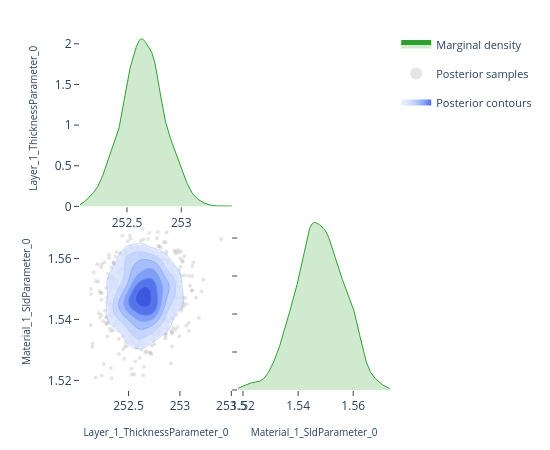

Notebook code cell kept with this figure:
### Code cell
# ---- Pairwise focus: thickness vs SLD ---------------------------------------
# A 2-parameter corner plot zooms in on the joint posterior for a specific
# pair.  This is the same view the EasyReflectometryApp's "2D Heatmap"
# sub-tab uses to inspect parameter degeneracies.


params_of_interest = ['Layer_1_ThicknessParameter_0', 'Material_1_SldParameter_0']
idx = [posterior.param_names.index(p) for p in params_of_interest]
subset_draws = np.asarray(posterior.draws)[:, idx]

fig = plot_corner(subset_draws, params_of_interest)
fig.show()

### Figure 1 — Plotly figure (JSON) as saved in the notebook; plotly's stock layout.template omitted (floating-point values rounded to 4 significant figures; data arrays with more than 128 entries replaced by an {"elided": "..."} marker saying what was removed)
{"data": [{"fill": "tozeroy", "fillcolor": "rgba(44, 160, 44, 0.22)", "hoverinfo": "skip", "legendgroup": "marginal", "line": {"color": "rgb(44, 160, 44)", "width": 1}, "mode": "lines", "name": "Marginal density", "showlegend": true, "type": "scatter", "x": {"elided": "256 float values"}, "xaxis": "x", "y": {"elided": "256 float values"}, "yaxis": "y"}, {"hoverinfo": "skip", "legendgroup": "scatter", "marker": {"color": "rgba(140, 140, 140, 0.22)", "size": 4}, "mode": "markers", "name": "Posterior samples", "showlegend": true, "type": "scatter", "x": {"elided": "880 float values"}, "xaxis": "x3", "y": {"elided": "880 float values"}, "yaxis": "y3", "zorder": 0}, {"colorscale": [[0.0, "rgba(224, 233, 255, 0.62)"], [0.35, "rgba(183, 203, 255, 0.70)"], [0.6, "rgba(138, 169, 252, 0.78)"], [0.82, "rgba(96, 131, 242, 0.84)"], [1.0, "rgba(58, 86, 224, 0.90)"]], "connectgaps": false, "contours": {"coloring": "fill", "end": 81.53, "showlabels": false, "showlines": false, "size": 12.87, "start": 17.16}, "hoverinfo": "skip", "legendgroup": "contour", "name": "Posterior contours", "showlegend": true, "showscale": false, "type": "contour", "x": [252.1, 252.1, 252.1, 252.1, 252.1, 252.2, 252.2, 252.2, 252.2, 252.2, 252.2, 252.3, 252.3, 252.3, 252.3, 252.3, 252.4, 252.4, 252.4, 252.4, 252.4, 252.4, 252.5, 252.5, 252.5, 252.5, 252.5, 252.5, 252.6, 252.6, 252.6, 252.6, 252.6, 252.7, 252.7, 252.7, 252.7, 252.7, 252.7, 252.8, 252.8, 252.8, 252.8, 252.8, 252.8, 252.9, 252.9, 252.9, 252.9, 252.9, 253.0, 253.0, 253.0, 253.0, 253.0, 253.0, 253.1, 253.1, 253.1, 253.1, 253.1, 253.1, 253.2, 253.2, 253.2, 253.2, 253.2, 253.3, 253.3, 253.3, 253.3, 253.3, 253.3, 253.4, 253.4, 253.4, 253.4, 253.4, 253.4, 253.5], "xaxis": "x3", "y": [1.518, 1.519, 1.52, 1.52, 1.521, 1.522, 1.522, 1.523, 1.524, 1.525, 1.525, 1.526, 1.527, 1.527, 1.528, 1.529, 1.529, 1.53, 1.531, 1.531, 1.532, 1.533, 1.534, 1.534, 1.535, 1.536, 1.536, 1.537, 1.538, 1.538, 1.539, 1.54, 1.541, 1.541, 1.542, 1.543, 1.543, 1.544, 1.545, 1.545, 1.546, 1.547, 1.548, 1.548, 1.549, 1.55, 1.55, 1.551, 1.552, 1.552, 1.553, 1.554, 1.555, 1.555, 1.556, 1.557, 1.557, 1.558, 1.559, 1.559, 1.56, 1.561, 1.561, 1.562, 1.563, 1.564, 1.564, 1.565, 1.566, 1.566, 1.567, 1.568, 1.568, 1.569, 1.57, 1.571, 1.571, 1.572, 1.573, 1.573], "yaxis": "y3", "z": {"elided": "80x80 float values"}, "zmax": 81.53, "zmin": 17.16, "zorder": 1}, {"colorscale": [[0.0, "rgba(183, 203, 255, 0.94)"], [0.35, "rgba(183, 203, 255, 0.94)"], [0.35, "rgba(138, 169, 252, 0.95)"], [0.6, "rgba(138, 169, 252, 0.95)"], [0.6, "rgba(96, 131, 242, 0.96)"], [0.82, "rgba(96, 131, 242, 0.96)"], [0.82, "rgba(58, 86, 224, 0.98)"], [1.0, "rgba(58, 86, 224, 0.98)"]], "contours": {"coloring": "lines", "end": 81.53, "showlabels": false, "size": 12.87, "start": 17.16}, "hoverinfo": "skip", "legendgroup": "contour", "line": {"width": 0.9}, "showlegend": false, "showscale": false, "type": "contour", "x": [252.1, 252.1, 252.1, 252.1, 252.1, 252.2, 252.2, 252.2, 252.2, 252.2, 252.2, 252.3, 252.3, 252.3, 252.3, 252.3, 252.4, 252.4, 252.4, 252.4, 252.4, 252.4, 252.5, 252.5, 252.5, 252.5, 252.5, 252.5, 252.6, 252.6, 252.6, 252.6, 252.6, 252.7, 252.7, 252.7, 252.7, 252.7, 252.7, 252.8, 252.8, 252.8, 252.8, 252.8, 252.8, 252.9, 252.9, 252.9, 252.9, 252.9, 253.0, 253.0, 253.0, 253.0, 253.0, 253.0, 253.1, 253.1, 253.1, 253.1, 253.1, 253.1, 253.2, 253.2, 253.2, 253.2, 253.2, 253.3, 253.3, 253.3, 253.3, 253.3, 253.3, 253.4, 253.4, 253.4, 253.4, 253.4, 253.4, 253.5], "xaxis": "x3", "y": [1.518, 1.519, 1.52, 1.52, 1.521, 1.522, 1.522, 1.523, 1.524, 1.525, 1.525, 1.526, 1.527, 1.527, 1.528, 1.529, 1.529, 1.53, 1.531, 1.531, 1.532, 1.533, 1.534, 1.534, 1.535, 1.536, 1.536, 1.537, 1.538, 1.538, 1.539, 1.54, 1.541, 1.541, 1.542, 1.543, 1.543, 1.544, 1.545, 1.545, 1.546, 1.547, 1.548, 1.548, 1.549, 1.55, 1.55, 1.551, 1.552, 1.552, 1.553, 1.554, 1.555, 1.555, 1.556, 1.557, 1.557, 1.558, 1.559, 1.559, 1.56, 1.561, 1.561, 1.562, 1.563, 1.564, 1.564, 1.565, 1.566, 1.566, 1.567, 1.568, 1.568, 1.569, 1.57, 1.571, 1.571, 1.572, 1.573, 1.573], "yaxis": "y3", "z": {"elided": "80x80 float values"}, "zmax": 81.53, "zmin": 17.16, "zorder": 2}, {"fill": "tozeroy", "fillcolor": "rgba(44, 160, 44, 0.22)", "hoverinfo": "skip", "legendgroup": "marginal", "line": {"color": "rgb(44, 160, 44)", "width": 1}, "mode": "lines", "name": "Marginal density", "showlegend": false, "type": "scatter", "x": {"elided": "256 float values"}, "xaxis": "x4", "y": {"elided": "256 float values"}, "yaxis": "y4"}], "layout": {"height": 450, "legend": {"font": {"size": 11}, "itemsizing": "constant", "orientation": "v", "x": 1.02, "xanchor": "left", "y": 1.0, "yanchor": "top"}, "margin": {"b": 60, "l": 80, "r": 160, "t": 30}, "plot_bgcolor": "white", "showlegend": true, "width": 550, "xaxis": {"anchor": "y", "domain": [0.0, 0.49], "showgrid": false, "ticks": "outside", "zeroline": false}, "xaxis2": {"anchor": "y2", "domain": [0.51, 1.0], "showgrid": false, "ticks": "outside", "visible": false, "zeroline": false}, "xaxis3": {"anchor": "y3", "domain": [0.0, 0.49], "showgrid": false, "ticks": "outside", "title": {"font": {"size": 10}, "text": "Layer_1_ThicknessParameter_0"}, "zeroline": false}, "xaxis4": {"anchor": "y4", "domain": [0.51, 1.0], "showgrid": false, "ticks": "outside", "title": {"font": {"size": 10}, "text": "Material_1_SldParameter_0"}, "zeroline": false}, "yaxis": {"anchor": "x", "domain": [0.51, 1.0], "showgrid": false, "ticks": "outside", "title": {"font": {"size": 10}, "text": "Layer_1_ThicknessParameter_0"}, "zeroline": false}, "yaxis2": {"anchor": "x2", "domain": [0.51, 1.0], "showgrid": false, "ticks": "outside", "visible": false, "zeroline": false}, "yaxis3": {"anchor": "x3", "domain": [0.0, 0.49], "showgrid": false, "ticks": "outside", "title": {"font": {"size": 10}, "text": "Material_1_SldParameter_0"}, "zeroline": false}, "yaxis4": {"anchor": "x4", "domain": [0.0, 0.49], "showgrid": false, "showticklabels": false, "ticks": "outside", "zeroline": false}}}
